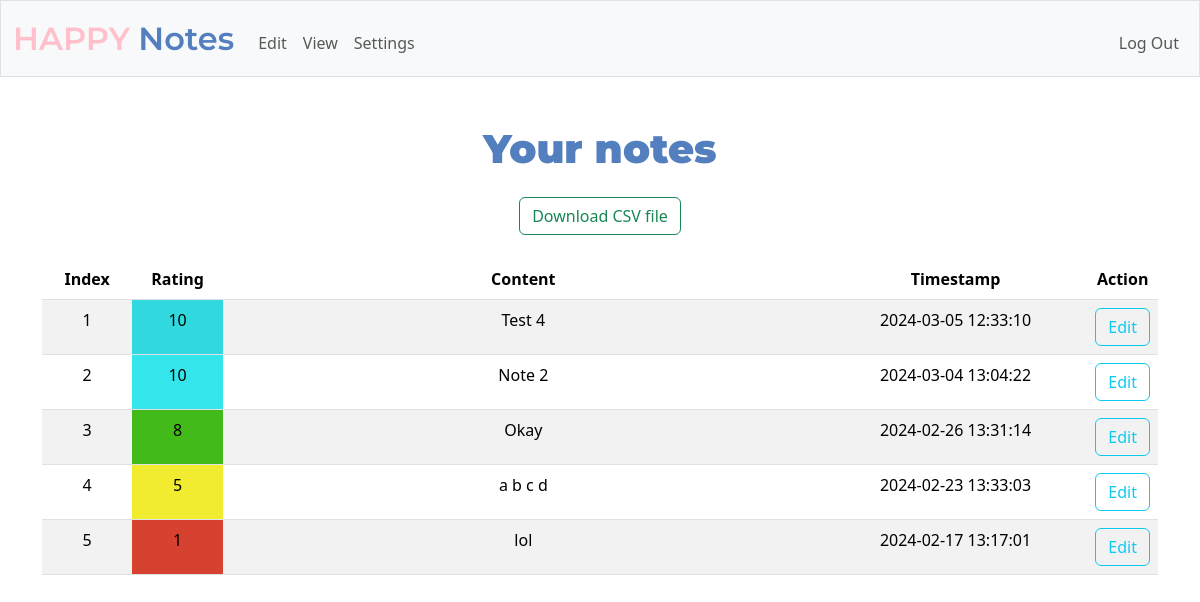
Page /view (signed in) on the committed database.
### tables this page shows
CREATE TABLE notes(
id INTEGER PRIMARY KEY AUTOINCREMENT NOT NULL,
user_id INTEGER NOT NULL,
rating INTEGER NOT NULL,
content TEXT NOT NULL,
time TIMESTAMP NOT NULL,
FOREIGN KEY(user_id) REFERENCES users(id));

### app.py (the view, shortened to what this page needs)
@app.route("/view", methods=["GET", "POST"])
@login_required
def view():
    rows = db.execute(
        "SELECT id, rating, content, time FROM notes WHERE user_id = ? ORDER BY time DESC", session["user_id"]
    )
    if len(rows) == 0:
        return apology("You have no notes", 400)
    if request.method == "GET":
        return render_template("view.html", rows=rows)

### app.py (called while the page is built)
@app.after_request
def after_request(response):
    response.headers["Cache-Control"] = "no-cache, no-store, must-revalidate"
    response.headers["Expires"] = 0
    response.headers["Pragma"] = "no-cache"
    return response

### helpers.py (called while the page is built)
def login_required(f):
    @wraps(f)
    def decorated_function(*args, **kwargs):
        if session.get("user_id") is None:
            return redirect("/login")
        return f(*args, **kwargs)
    return decorated_function

### templates/view.html (shortened to what this page needs)
{% extends "layout.html" %}
{% block main %}
    <h1 class="mb-4 mont">Your notes</h1>
    <form action="/download" method="post">
        <button type="submit" class="btn btn-outline-success mb-4">Download CSV file</button>
    </form>
    <table class="table table-striped table-hover">
        <thead>
            <tr>
                <th>Index</th>
                <th>Rating</th>
                <th>Content</th>
                <th>Timestamp</th>
                <th>Action</th>
            </tr>
        </thead>
        <tbody>
            {% for row in rows %}
                <tr>
                    <td class="col-1">{{ loop.index }}</td>
                    <td class="col-1 rating">{{ row['rating'] }}</td>
                    <td class="col-7">{{ row['content'] }}</td>
                    <td class="col-3">{{ row['time'] }}</td>
                    <td class="col-2">
                        <form action="/view" method="post">
                            <button class="btn btn-outline-info edit" type="submit">Edit</button>
                        </form>
                    </td>
                </tr>
            {% endfor %}
        </tbody>
    </table>
{% endblock %}

### templates/layout.html (shortened to what this page needs)
<!DOCTYPE html>
<html lang="en">
    <head>
        <link href="https://cdn.jsdelivr.net/npm/bootstrap@5.3.2/dist/css/bootstrap.min.css" rel="stylesheet">
        <link href="/static/styles.css" rel="stylesheet">
    </head>
    <body>
        <nav class="bg-light border navbar navbar-expand-md navbar-light">
            <div class="container-fluid">
                <a class="navbar-brand" href="/"><span class="pink mont-m">H</span><span class="pink mont-m">A</span><span class="pink mont-m">P</span><span class="pink mont-m">P</span><span class="pink mont-m">Y</span> <span class="blue mont-m">Notes</span></a>
                <div class="collapse navbar-collapse" id="navbar">
                    {% if session["user_id"] %}
                        <ul class="navbar-nav me-auto mt-2">
                            <li class="nav-item"><a class="nav-link" href="/edit">Edit</a></li>
                            <li class="nav-item"><a class="nav-link" href="/view">View</a></li>
                            <li class="nav-item"><a class="nav-link" href="/settings">Settings</a></li>
                        </ul>
                        <ul class="navbar-nav ms-auto mt-2">
                            <li class="nav-item"><a class="nav-link" href="/logout">Log Out</a></li>
                        </ul>
                    {% else %}
                        <ul class="navbar-nav ms-auto mt-2">
                            <li class="nav-item"><a class="nav-link" href="/register">Register</a></li>
                            <li class="nav-item"><a class="nav-link" href="/login">Log In</a></li>
                        </ul>
                    {% endif %}
                </div>
            </div>
        </nav>
        <main class="container py-5 text-center">
            {% block main %}{% endblock %}
        </main>
    </body>
</html>

### static/styles.css (style rules this page uses)
nav .navbar-brand { font-size: xx-large; }
nav .navbar-brand .blue { color: #537fbe; }
nav .navbar-brand .pink { color: pink; }
.pink { color: pink; }
.mont { font-family: 'Montserrat', sans-serif; font-weight: 900; color: #537fbe; }
.mont-m { font-family: 'Montserrat', sans-serif; font-weight: 600; }

### rows in the picture
notes: rating "10", content "Test 4", time "2024-03-05 12:33:10"
notes: rating "10", content "Note 2", time "2024-03-04 13:04:22"
notes: rating "8", content "Okay", time "2024-02-26 13:31:14"
notes: rating "5", content "a b c d", time "2024-02-23 13:33:03"
notes: rating "1", content "lol", time "2024-02-17 13:17:01"
